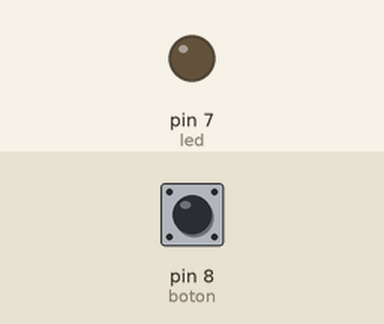
Simulated run of this sketch. Board: Arduino Uno, built with avr-gcc and run on an emulated ATmega328P. On the bench: output pins drawn as LEDs (lit = HIGH). The test bench sets the inputs (shaded band); at power-on: pin 8 (boton) HIGH.

Above: at 1.2 s.
1.3 s: pin 8 (boton) pulled LOW for 0.15 s
At 1.5 s:
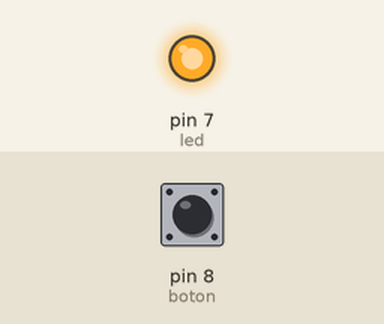
3.1 s: pin 8 (boton) pulled LOW for 3.2 s
At 7.6 s:
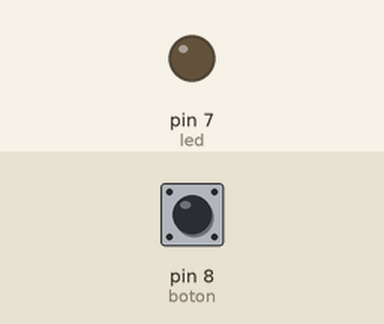
Timing chart, 0 to 9.1 s (numbered marks = the images above; inputs shaded):
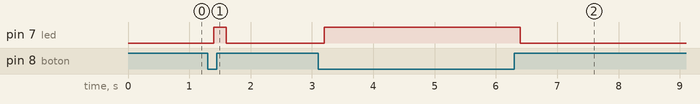

The sketch:

boton-con-led.ino
```cpp
int boton = 8;
int led = 7;
int botonEstado;

void setup() {
  pinMode(boton, INPUT);
  pinMode(led, OUTPUT);
}

void loop() {
  botonEstado = digitalRead(boton);
  delay(100);
  if(botonEstado == 0)
    digitalWrite(led, HIGH);
  else
    digitalWrite(led, LOW);
}
```

Measured:
- after the input at 1.3 s, pin 7 (led): LOW → HIGH after 0.10 s, → LOW 0.20 s later
- after the input at 3.1 s, pin 7 (led): LOW → HIGH after 0.10 s, → LOW 3.2 s later
